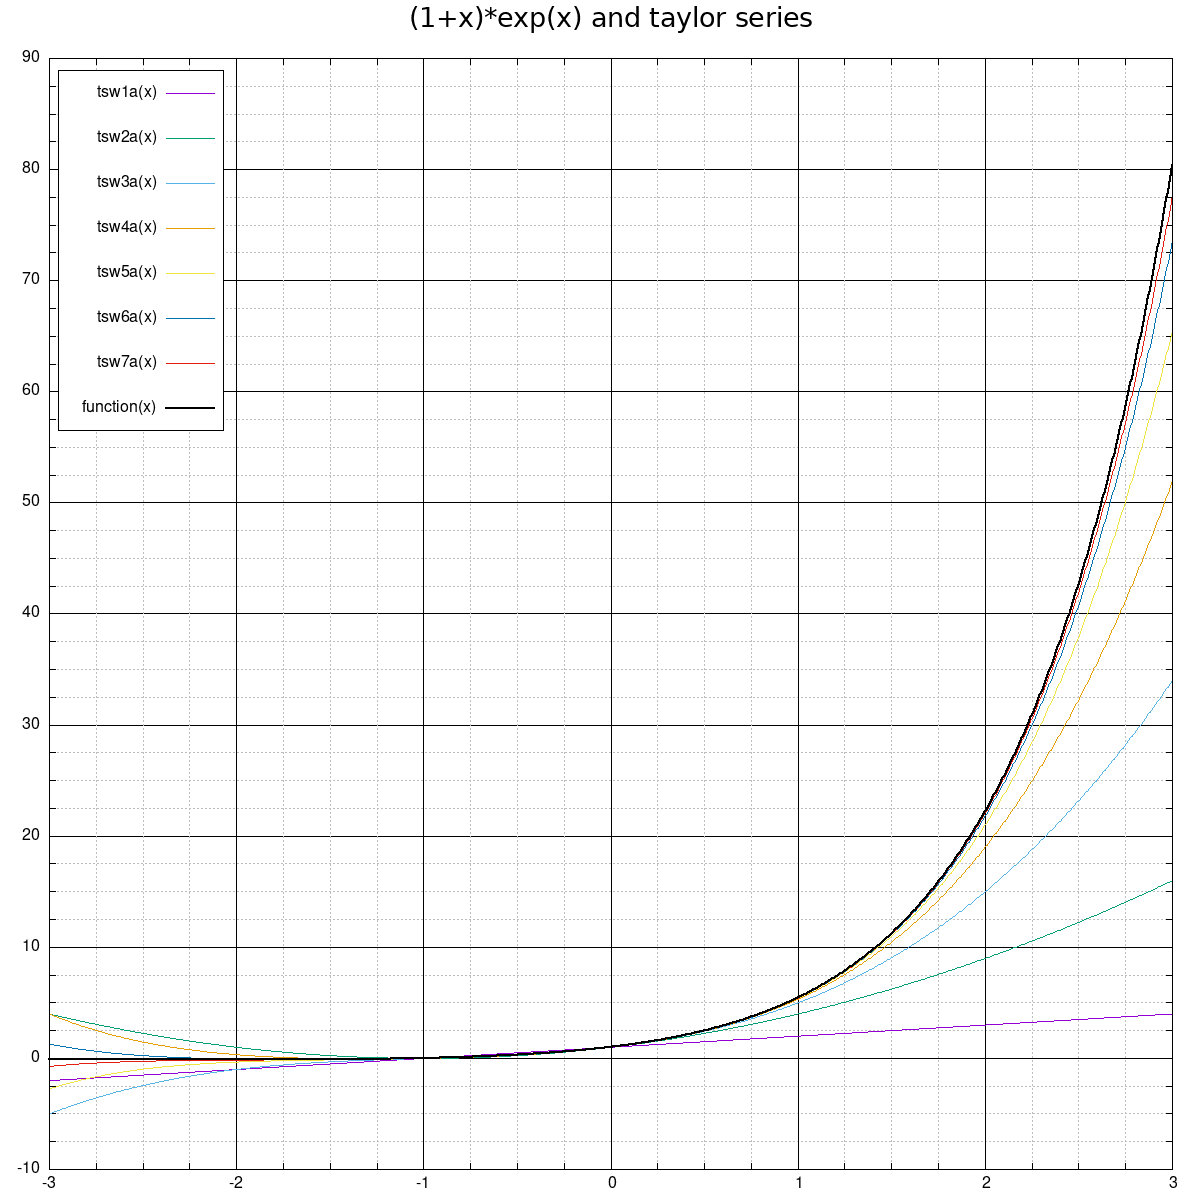

This chart was generated by the following gnuplot code:
set terminal png size 1200,1200
set output 'functionplot.png'

set style line 1 lt -1 lc rgb "black" lw 1
set style line 2 lt 0 lc rgb "gray" lw 0.5

set key box vertical maxcols 1 spacing 3 opaque left top
set samples 1000, 1000
set mytics 4
set mxtics 4
set grid mytics ytics ls 1, ls 2 
set grid mxtics xtics ls 1, ls 2
set title "(1+x)*exp(x) and taylor series" 
set title  font "0,20" textcolor lt -1 norotate

function(x) = (1+x)*exp(x)
tsw1a(x) = (1+x)
tsw2a(x) = tsw1a(x) + (1+x) * ((x**1)/(1))
tsw3a(x) = tsw2a(x) + (1+x) * ((x**2)/(2*1))
tsw4a(x) = tsw3a(x) + (1+x) * ((x**3)/(3*2*1))
tsw5a(x) = tsw4a(x) + (1+x) * ((x**4)/(4*3*2*1))
tsw6a(x) = tsw5a(x) + (1+x) * ((x**5)/(5*4*3*2*1))
tsw7a(x) = tsw6a(x) + (1+x) * ((x**6)/(6*5*4*3*2*1))
plot [-3:3] tsw1a(x) lw 1.5, tsw2a(x) lw 1.5, tsw3a(x) lw 1.5, tsw4a(x) lw 1.5, tsw5a(x) lw 1.5, tsw6a(x) lw 1.5, tsw7a(x) lw 1.5, function(x) lw 2.5
